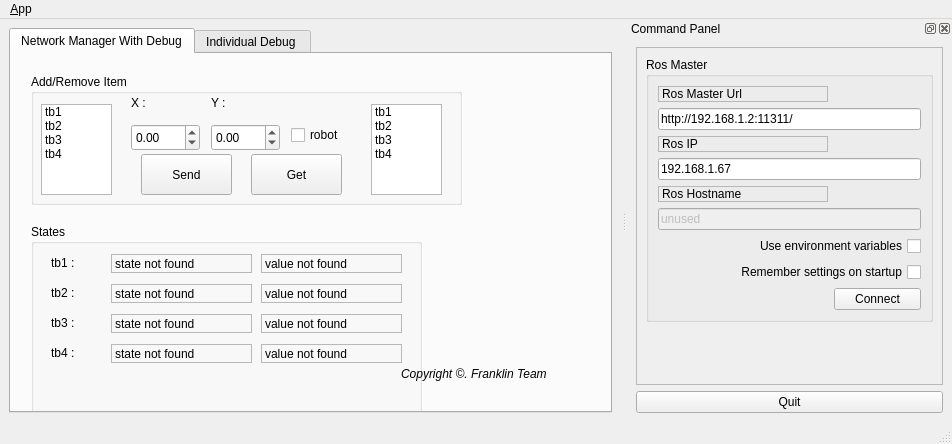
<?xml version="1.0" encoding="UTF-8"?>
<ui version="4.0">
 <class>MainWindowDesign</class>
 <widget class="QMainWindow" name="MainWindowDesign">
  <property name="geometry">
   <rect>
    <x>0</x>
    <y>0</y>
    <width>952</width>
    <height>444</height>
   </rect>
  </property>
  <property name="windowTitle">
   <string>QRosApp</string>
  </property>
  <property name="windowIcon">
   <iconset resource="../resources/images.qrc">
    <normaloff>:/images/icon.png</normaloff>:/images/icon.png</iconset>
  </property>
  <property name="locale">
   <locale language="English" country="Australia"/>
  </property>
  <widget class="QWidget" name="centralwidget">
   <layout class="QHBoxLayout">
    <item>
     <widget class="QTabWidget" name="tabWidget">
      <property name="currentIndex">
       <number>0</number>
      </property>
      <widget class="QWidget" name="tab">
       <attribute name="title">
        <string>Network Manager With Debug</string>
       </attribute>
       <widget class="QGroupBox" name="groupBox_5">
        <property name="geometry">
         <rect>
          <x>20</x>
          <y>20</y>
          <width>431</width>
          <height>131</height>
         </rect>
        </property>
        <property name="title">
         <string>Add/Remove Item</string>
        </property>
        <widget class="QListWidget" name="listWidget_robot">
         <property name="geometry">
          <rect>
           <x>10</x>
           <y>30</y>
           <width>71</width>
           <height>91</height>
          </rect>
         </property>
         <item>
          <property name="text">
           <string>tb1</string>
          </property>
         </item>
         <item>
          <property name="text">
           <string>tb2</string>
          </property>
         </item>
         <item>
          <property name="text">
           <string>tb3</string>
          </property>
         </item>
         <item>
          <property name="text">
           <string>tb4</string>
          </property>
         </item>
        </widget>
        <widget class="QPushButton" name="pushButton_set">
         <property name="geometry">
          <rect>
           <x>110</x>
           <y>80</y>
           <width>91</width>
           <height>41</height>
          </rect>
         </property>
         <property name="text">
          <string>Send</string>
         </property>
        </widget>
        <widget class="QLabel" name="label_22">
         <property name="geometry">
          <rect>
           <x>180</x>
           <y>20</y>
           <width>67</width>
           <height>17</height>
          </rect>
         </property>
         <property name="text">
          <string>Y :</string>
         </property>
        </widget>
        <widget class="QDoubleSpinBox" name="doubleSpinBox_X_2">
         <property name="geometry">
          <rect>
           <x>100</x>
           <y>50</y>
           <width>69</width>
           <height>27</height>
          </rect>
         </property>
         <property name="minimum">
          <double>-4.000000000000000</double>
         </property>
         <property name="maximum">
          <double>4.000000000000000</double>
         </property>
         <property name="singleStep">
          <double>0.250000000000000</double>
         </property>
        </widget>
        <widget class="QDoubleSpinBox" name="doubleSpinBox_Y_2">
         <property name="geometry">
          <rect>
           <x>180</x>
           <y>50</y>
           <width>69</width>
           <height>27</height>
          </rect>
         </property>
         <property name="minimum">
          <double>-4.000000000000000</double>
         </property>
         <property name="maximum">
          <double>4.000000000000000</double>
         </property>
         <property name="singleStep">
          <double>0.250000000000000</double>
         </property>
        </widget>
        <widget class="QLabel" name="label_20">
         <property name="geometry">
          <rect>
           <x>100</x>
           <y>20</y>
           <width>67</width>
           <height>17</height>
          </rect>
         </property>
         <property name="text">
          <string>X :</string>
         </property>
        </widget>
        <widget class="QPushButton" name="pushButton_get">
         <property name="geometry">
          <rect>
           <x>220</x>
           <y>80</y>
           <width>91</width>
           <height>41</height>
          </rect>
         </property>
         <property name="text">
          <string>Get</string>
         </property>
        </widget>
        <widget class="QCheckBox" name="checkBox_toO">
         <property name="geometry">
          <rect>
           <x>260</x>
           <y>50</y>
           <width>71</width>
           <height>22</height>
          </rect>
         </property>
         <property name="text">
          <string>robot</string>
         </property>
        </widget>
        <widget class="QListWidget" name="listWidget_target">
         <property name="geometry">
          <rect>
           <x>340</x>
           <y>30</y>
           <width>71</width>
           <height>91</height>
          </rect>
         </property>
         <item>
          <property name="text">
           <string>tb1</string>
          </property>
         </item>
         <item>
          <property name="text">
           <string>tb2</string>
          </property>
         </item>
         <item>
          <property name="text">
           <string>tb3</string>
          </property>
         </item>
         <item>
          <property name="text">
           <string>tb4</string>
          </property>
         </item>
        </widget>
       </widget>
       <widget class="QGroupBox" name="groupBox_6">
        <property name="geometry">
         <rect>
          <x>20</x>
          <y>170</y>
          <width>391</width>
          <height>211</height>
         </rect>
        </property>
        <property name="title">
         <string>States</string>
        </property>
        <widget class="QLabel" name="display1">
         <property name="geometry">
          <rect>
           <x>80</x>
           <y>30</y>
           <width>141</width>
           <height>19</height>
          </rect>
         </property>
         <property name="frameShape">
          <enum>QFrame::StyledPanel</enum>
         </property>
         <property name="frameShadow">
          <enum>QFrame::Raised</enum>
         </property>
         <property name="text">
          <string>state not found</string>
         </property>
        </widget>
        <widget class="QLabel" name="label_12">
         <property name="geometry">
          <rect>
           <x>20</x>
           <y>30</y>
           <width>51</width>
           <height>17</height>
          </rect>
         </property>
         <property name="text">
          <string>tb1 :</string>
         </property>
        </widget>
        <widget class="QLabel" name="label_13">
         <property name="geometry">
          <rect>
           <x>20</x>
           <y>60</y>
           <width>51</width>
           <height>17</height>
          </rect>
         </property>
         <property name="text">
          <string>tb2 :</string>
         </property>
        </widget>
        <widget class="QLabel" name="display2">
         <property name="geometry">
          <rect>
           <x>80</x>
           <y>60</y>
           <width>141</width>
           <height>19</height>
          </rect>
         </property>
         <property name="frameShape">
          <enum>QFrame::StyledPanel</enum>
         </property>
         <property name="frameShadow">
          <enum>QFrame::Raised</enum>
         </property>
         <property name="text">
          <string>state not found</string>
         </property>
        </widget>
        <widget class="QLabel" name="label_15">
         <property name="geometry">
          <rect>
           <x>20</x>
           <y>90</y>
           <width>51</width>
           <height>17</height>
          </rect>
         </property>
         <property name="text">
          <string>tb3 :</string>
         </property>
        </widget>
        <widget class="QLabel" name="display3">
         <property name="geometry">
          <rect>
           <x>80</x>
           <y>90</y>
           <width>141</width>
           <height>19</height>
          </rect>
         </property>
         <property name="frameShape">
          <enum>QFrame::StyledPanel</enum>
         </property>
         <property name="frameShadow">
          <enum>QFrame::Raised</enum>
         </property>
         <property name="text">
          <string>state not found</string>
         </property>
        </widget>
        <widget class="QLabel" name="label_17">
         <property name="geometry">
          <rect>
           <x>20</x>
           <y>120</y>
           <width>51</width>
           <height>17</height>
          </rect>
         </property>
         <property name="text">
          <string>tb4 :</string>
         </property>
        </widget>
        <widget class="QLabel" name="display4">
         <property name="geometry">
          <rect>
           <x>80</x>
           <y>120</y>
           <width>141</width>
           <height>19</height>
          </rect>
         </property>
         <property name="frameShape">
          <enum>QFrame::StyledPanel</enum>
         </property>
         <property name="frameShadow">
          <enum>QFrame::Raised</enum>
         </property>
         <property name="text">
          <string>state not found</string>
         </property>
        </widget>
        <widget class="QLabel" name="display3ID">
         <property name="geometry">
          <rect>
           <x>230</x>
           <y>90</y>
           <width>141</width>
           <height>19</height>
          </rect>
         </property>
         <property name="frameShape">
          <enum>QFrame::StyledPanel</enum>
         </property>
         <property name="frameShadow">
          <enum>QFrame::Raised</enum>
         </property>
         <property name="text">
          <string>value not found</string>
         </property>
        </widget>
        <widget class="QLabel" name="display4ID">
         <property name="geometry">
          <rect>
           <x>230</x>
           <y>120</y>
           <width>141</width>
           <height>19</height>
          </rect>
         </property>
         <property name="frameShape">
          <enum>QFrame::StyledPanel</enum>
         </property>
         <property name="frameShadow">
          <enum>QFrame::Raised</enum>
         </property>
         <property name="text">
          <string>value not found</string>
         </property>
        </widget>
        <widget class="QLabel" name="display2ID">
         <property name="geometry">
          <rect>
           <x>230</x>
           <y>60</y>
           <width>141</width>
           <height>19</height>
          </rect>
         </property>
         <property name="frameShape">
          <enum>QFrame::StyledPanel</enum>
         </property>
         <property name="frameShadow">
          <enum>QFrame::Raised</enum>
         </property>
         <property name="text">
          <string>value not found</string>
         </property>
        </widget>
        <widget class="QLabel" name="display1ID">
         <property name="geometry">
          <rect>
           <x>230</x>
           <y>30</y>
           <width>141</width>
           <height>19</height>
          </rect>
         </property>
         <property name="frameShape">
          <enum>QFrame::StyledPanel</enum>
         </property>
         <property name="frameShadow">
          <enum>QFrame::Raised</enum>
         </property>
         <property name="text">
          <string>value not found</string>
         </property>
        </widget>
       </widget>
       <widget class="QLabel" name="label_19">
        <property name="geometry">
         <rect>
          <x>390</x>
          <y>310</y>
          <width>191</width>
          <height>20</height>
         </rect>
        </property>
        <property name="font">
         <font>
          <italic>true</italic>
         </font>
        </property>
        <property name="text">
         <string>Copyright ©. Franklin Team</string>
        </property>
       </widget>
      </widget>
      <widget class="QWidget" name="tab_2">
       <attribute name="title">
        <string>Individual Debug </string>
       </attribute>
       <widget class="QGroupBox" name="groupBox_2">
        <property name="geometry">
         <rect>
          <x>10</x>
          <y>10</y>
          <width>611</width>
          <height>568</height>
         </rect>
        </property>
        <property name="title">
         <string>Destination Panel</string>
        </property>
        <widget class="QGroupBox" name="groupBox_3">
         <property name="geometry">
          <rect>
           <x>300</x>
           <y>40</y>
           <width>281</width>
           <height>131</height>
          </rect>
         </property>
         <property name="title">
          <string>Target Position &amp; Orientation :</string>
         </property>
         <widget class="QDoubleSpinBox" name="doubleSpinBox_X">
          <property name="geometry">
           <rect>
            <x>10</x>
            <y>60</y>
            <width>69</width>
            <height>27</height>
           </rect>
          </property>
          <property name="minimum">
           <double>-4.000000000000000</double>
          </property>
          <property name="maximum">
           <double>4.000000000000000</double>
          </property>
          <property name="singleStep">
           <double>0.250000000000000</double>
          </property>
         </widget>
         <widget class="QDoubleSpinBox" name="doubleSpinBox_Y">
          <property name="geometry">
           <rect>
            <x>90</x>
            <y>60</y>
            <width>69</width>
            <height>27</height>
           </rect>
          </property>
          <property name="minimum">
           <double>-4.000000000000000</double>
          </property>
          <property name="maximum">
           <double>4.000000000000000</double>
          </property>
          <property name="singleStep">
           <double>0.250000000000000</double>
          </property>
         </widget>
         <widget class="QDoubleSpinBox" name="doubleSpinBox_T">
          <property name="geometry">
           <rect>
            <x>170</x>
            <y>60</y>
            <width>69</width>
            <height>27</height>
           </rect>
          </property>
          <property name="minimum">
           <double>-180.000000000000000</double>
          </property>
          <property name="maximum">
           <double>180.000000000000000</double>
          </property>
          <property name="singleStep">
           <double>45.000000000000000</double>
          </property>
         </widget>
         <widget class="QLabel" name="label_4">
          <property name="geometry">
           <rect>
            <x>10</x>
            <y>30</y>
            <width>67</width>
            <height>17</height>
           </rect>
          </property>
          <property name="text">
           <string>X :</string>
          </property>
         </widget>
         <widget class="QLabel" name="label_5">
          <property name="geometry">
           <rect>
            <x>90</x>
            <y>30</y>
            <width>67</width>
            <height>17</height>
           </rect>
          </property>
          <property name="text">
           <string>Y :</string>
          </property>
         </widget>
         <widget class="QLabel" name="label_6">
          <property name="geometry">
           <rect>
            <x>170</x>
            <y>30</y>
            <width>67</width>
            <height>17</height>
           </rect>
          </property>
          <property name="text">
           <string>T : </string>
          </property>
         </widget>
         <widget class="QPushButton" name="pushButton_GO">
          <property name="geometry">
           <rect>
            <x>180</x>
            <y>100</y>
            <width>99</width>
            <height>27</height>
           </rect>
          </property>
          <property name="font">
           <font>
            <weight>75</weight>
            <bold>true</bold>
           </font>
          </property>
          <property name="text">
           <string>Go !</string>
          </property>
         </widget>
         <widget class="QPushButton" name="pushButton_STOP">
          <property name="geometry">
           <rect>
            <x>10</x>
            <y>100</y>
            <width>141</width>
            <height>27</height>
           </rect>
          </property>
          <property name="font">
           <font>
            <weight>75</weight>
            <bold>true</bold>
           </font>
          </property>
          <property name="text">
           <string>Emergency Stop</string>
          </property>
          <property name="default">
           <bool>true</bool>
          </property>
         </widget>
        </widget>
        <widget class="QListWidget" name="listWidget">
         <property name="geometry">
          <rect>
           <x>30</x>
           <y>50</y>
           <width>211</width>
           <height>91</height>
          </rect>
         </property>
         <item>
          <property name="text">
           <string>tb1</string>
          </property>
         </item>
         <item>
          <property name="text">
           <string>tb2</string>
          </property>
         </item>
         <item>
          <property name="text">
           <string>tb3</string>
          </property>
         </item>
         <item>
          <property name="text">
           <string>tb4</string>
          </property>
         </item>
        </widget>
        <widget class="QCheckBox" name="checkBox">
         <property name="geometry">
          <rect>
           <x>30</x>
           <y>150</y>
           <width>51</width>
           <height>22</height>
          </rect>
         </property>
         <property name="text">
          <string>All</string>
         </property>
         <property name="checked">
          <bool>true</bool>
         </property>
        </widget>
        <widget class="QLabel" name="label_8">
         <property name="geometry">
          <rect>
           <x>410</x>
           <y>390</y>
           <width>191</width>
           <height>20</height>
          </rect>
         </property>
         <property name="font">
          <font>
           <italic>true</italic>
          </font>
         </property>
         <property name="text">
          <string>Copyright ©. Franklin Team</string>
         </property>
        </widget>
        <widget class="QGroupBox" name="groupBox_4">
         <property name="geometry">
          <rect>
           <x>300</x>
           <y>190</y>
           <width>281</width>
           <height>101</height>
          </rect>
         </property>
         <property name="title">
          <string>Actual Position &amp; Orientation :</string>
         </property>
         <widget class="QLabel" name="label_9">
          <property name="geometry">
           <rect>
            <x>10</x>
            <y>30</y>
            <width>67</width>
            <height>17</height>
           </rect>
          </property>
          <property name="text">
           <string>X :</string>
          </property>
         </widget>
         <widget class="QLabel" name="label_10">
          <property name="geometry">
           <rect>
            <x>90</x>
            <y>30</y>
            <width>67</width>
            <height>17</height>
           </rect>
          </property>
          <property name="text">
           <string>Y :</string>
          </property>
         </widget>
         <widget class="QLabel" name="label_11">
          <property name="geometry">
           <rect>
            <x>170</x>
            <y>30</y>
            <width>67</width>
            <height>17</height>
           </rect>
          </property>
          <property name="text">
           <string>T : </string>
          </property>
         </widget>
         <widget class="QLCDNumber" name="lcdNumber_X">
          <property name="geometry">
           <rect>
            <x>10</x>
            <y>60</y>
            <width>64</width>
            <height>23</height>
           </rect>
          </property>
          <property name="font">
           <font>
            <weight>75</weight>
            <bold>true</bold>
           </font>
          </property>
          <property name="frameShape">
           <enum>QFrame::Panel</enum>
          </property>
          <property name="lineWidth">
           <number>1</number>
          </property>
          <property name="midLineWidth">
           <number>0</number>
          </property>
          <property name="smallDecimalPoint">
           <bool>false</bool>
          </property>
          <property name="segmentStyle">
           <enum>QLCDNumber::Flat</enum>
          </property>
          <property name="value" stdset="0">
           <double>0.000000000000000</double>
          </property>
         </widget>
         <widget class="QLCDNumber" name="lcdNumber_Y">
          <property name="geometry">
           <rect>
            <x>90</x>
            <y>60</y>
            <width>64</width>
            <height>23</height>
           </rect>
          </property>
          <property name="font">
           <font>
            <weight>75</weight>
            <bold>true</bold>
           </font>
          </property>
          <property name="frameShape">
           <enum>QFrame::Panel</enum>
          </property>
          <property name="lineWidth">
           <number>1</number>
          </property>
          <property name="midLineWidth">
           <number>0</number>
          </property>
          <property name="segmentStyle">
           <enum>QLCDNumber::Flat</enum>
          </property>
         </widget>
         <widget class="QLCDNumber" name="lcdNumber_T">
          <property name="geometry">
           <rect>
            <x>170</x>
            <y>60</y>
            <width>64</width>
            <height>23</height>
           </rect>
          </property>
          <property name="font">
           <font>
            <weight>75</weight>
            <bold>true</bold>
           </font>
          </property>
          <property name="frameShape">
           <enum>QFrame::Panel</enum>
          </property>
          <property name="lineWidth">
           <number>1</number>
          </property>
          <property name="midLineWidth">
           <number>0</number>
          </property>
          <property name="segmentStyle">
           <enum>QLCDNumber::Flat</enum>
          </property>
         </widget>
        </widget>
       </widget>
      </widget>
     </widget>
    </item>
   </layout>
  </widget>
  <widget class="QMenuBar" name="menubar">
   <property name="geometry">
    <rect>
     <x>0</x>
     <y>0</y>
     <width>952</width>
     <height>25</height>
    </rect>
   </property>
   <widget class="QMenu" name="menu_File">
    <property name="title">
     <string>&amp;App</string>
    </property>
    <addaction name="action_Preferences"/>
    <addaction name="separator"/>
    <addaction name="actionAbout"/>
    <addaction name="actionAbout_Qt"/>
    <addaction name="separator"/>
    <addaction name="action_Quit"/>
   </widget>
   <addaction name="menu_File"/>
  </widget>
  <widget class="QStatusBar" name="statusbar"/>
  <widget class="QDockWidget" name="dock_status">
   <property name="sizePolicy">
    <sizepolicy hsizetype="Minimum" vsizetype="Preferred">
     <horstretch>0</horstretch>
     <verstretch>0</verstretch>
    </sizepolicy>
   </property>
   <property name="minimumSize">
    <size>
     <width>325</width>
     <height>395</height>
    </size>
   </property>
   <property name="allowedAreas">
    <set>Qt::RightDockWidgetArea</set>
   </property>
   <property name="windowTitle">
    <string>Command Panel</string>
   </property>
   <attribute name="dockWidgetArea">
    <number>2</number>
   </attribute>
   <widget class="QWidget" name="dockWidgetContents_2">
    <layout class="QVBoxLayout" name="verticalLayout">
     <item>
      <widget class="QFrame" name="frame">
       <property name="sizePolicy">
        <sizepolicy hsizetype="Minimum" vsizetype="Preferred">
         <horstretch>0</horstretch>
         <verstretch>0</verstretch>
        </sizepolicy>
       </property>
       <property name="frameShape">
        <enum>QFrame::StyledPanel</enum>
       </property>
       <property name="frameShadow">
        <enum>QFrame::Raised</enum>
       </property>
       <layout class="QVBoxLayout" name="verticalLayout_3">
        <item>
         <widget class="QGroupBox" name="groupBox">
          <property name="title">
           <string>Ros Master</string>
          </property>
          <layout class="QGridLayout" name="gridLayout">
           <item row="0" column="0">
            <widget class="QLabel" name="label">
             <property name="frameShape">
              <enum>QFrame::StyledPanel</enum>
             </property>
             <property name="frameShadow">
              <enum>QFrame::Raised</enum>
             </property>
             <property name="text">
              <string>Ros Master Url</string>
             </property>
            </widget>
           </item>
           <item row="1" column="0" colspan="2">
            <widget class="QLineEdit" name="line_edit_master">
             <property name="text">
              <string>http://192.168.1.2:11311/</string>
             </property>
            </widget>
           </item>
           <item row="2" column="0">
            <widget class="QLabel" name="label_2">
             <property name="frameShape">
              <enum>QFrame::StyledPanel</enum>
             </property>
             <property name="frameShadow">
              <enum>QFrame::Raised</enum>
             </property>
             <property name="text">
              <string>Ros IP</string>
             </property>
            </widget>
           </item>
           <item row="3" column="0" colspan="2">
            <widget class="QLineEdit" name="line_edit_host">
             <property name="text">
              <string>192.168.1.67</string>
             </property>
            </widget>
           </item>
           <item row="4" column="0">
            <widget class="QLabel" name="label_3">
             <property name="frameShape">
              <enum>QFrame::StyledPanel</enum>
             </property>
             <property name="frameShadow">
              <enum>QFrame::Raised</enum>
             </property>
             <property name="text">
              <string>Ros Hostname</string>
             </property>
            </widget>
           </item>
           <item row="5" column="0" colspan="2">
            <widget class="QLineEdit" name="line_edit_topic">
             <property name="enabled">
              <bool>false</bool>
             </property>
             <property name="text">
              <string>unused</string>
             </property>
            </widget>
           </item>
           <item row="6" column="0" colspan="2">
            <widget class="QCheckBox" name="checkbox_use_environment">
             <property name="layoutDirection">
              <enum>Qt::RightToLeft</enum>
             </property>
             <property name="text">
              <string>Use environment variables</string>
             </property>
            </widget>
           </item>
           <item row="7" column="0" colspan="2">
            <widget class="QCheckBox" name="checkbox_remember_settings">
             <property name="layoutDirection">
              <enum>Qt::RightToLeft</enum>
             </property>
             <property name="text">
              <string>Remember settings on startup</string>
             </property>
            </widget>
           </item>
           <item row="8" column="0">
            <spacer name="horizontalSpacer">
             <property name="orientation">
              <enum>Qt::Horizontal</enum>
             </property>
             <property name="sizeHint" stdset="0">
              <size>
               <width>170</width>
               <height>21</height>
              </size>
             </property>
            </spacer>
           </item>
           <item row="8" column="1">
            <widget class="QPushButton" name="button_connect">
             <property name="enabled">
              <bool>true</bool>
             </property>
             <property name="sizePolicy">
              <sizepolicy hsizetype="MinimumExpanding" vsizetype="Fixed">
               <horstretch>0</horstretch>
               <verstretch>0</verstretch>
              </sizepolicy>
             </property>
             <property name="toolTip">
              <string>Set the target to the current joint trajectory state.</string>
             </property>
             <property name="statusTip">
              <string>Clear all waypoints and set the target to the current joint trajectory state.</string>
             </property>
             <property name="text">
              <string>Connect</string>
             </property>
            </widget>
           </item>
          </layout>
         </widget>
        </item>
        <item>
         <spacer name="verticalSpacer_3">
          <property name="orientation">
           <enum>Qt::Vertical</enum>
          </property>
          <property name="sizeHint" stdset="0">
           <size>
            <width>20</width>
            <height>233</height>
           </size>
          </property>
         </spacer>
        </item>
       </layout>
      </widget>
     </item>
     <item>
      <widget class="QPushButton" name="quit_button">
       <property name="sizePolicy">
        <sizepolicy hsizetype="MinimumExpanding" vsizetype="Fixed">
         <horstretch>0</horstretch>
         <verstretch>0</verstretch>
        </sizepolicy>
       </property>
       <property name="text">
        <string>Quit</string>
       </property>
      </widget>
     </item>
    </layout>
   </widget>
  </widget>
  <action name="action_Quit">
   <property name="text">
    <string>&amp;Quit</string>
   </property>
   <property name="shortcut">
    <string>Ctrl+Q</string>
   </property>
   <property name="shortcutContext">
    <enum>Qt::ApplicationShortcut</enum>
   </property>
  </action>
  <action name="action_Preferences">
   <property name="text">
    <string>&amp;Preferences</string>
   </property>
  </action>
  <action name="actionAbout">
   <property name="text">
    <string>&amp;About</string>
   </property>
  </action>
  <action name="actionAbout_Qt">
   <property name="text">
    <string>About &amp;Qt</string>
   </property>
  </action>
 </widget>
 <resources>
  <include location="../resources/images.qrc"/>
 </resources>
 <connections>
  <connection>
   <sender>action_Quit</sender>
   <signal>triggered()</signal>
   <receiver>MainWindowDesign</receiver>
   <slot>close()</slot>
   <hints>
    <hint type="sourcelabel">
     <x>-1</x>
     <y>-1</y>
    </hint>
    <hint type="destinationlabel">
     <x>399</x>
     <y>299</y>
    </hint>
   </hints>
  </connection>
  <connection>
   <sender>quit_button</sender>
   <signal>clicked()</signal>
   <receiver>MainWindowDesign</receiver>
   <slot>close()</slot>
   <hints>
    <hint type="sourcelabel">
     <x>859</x>
     <y>552</y>
    </hint>
    <hint type="destinationlabel">
     <x>469</x>
     <y>299</y>
    </hint>
   </hints>
  </connection>
 </connections>
</ui>
